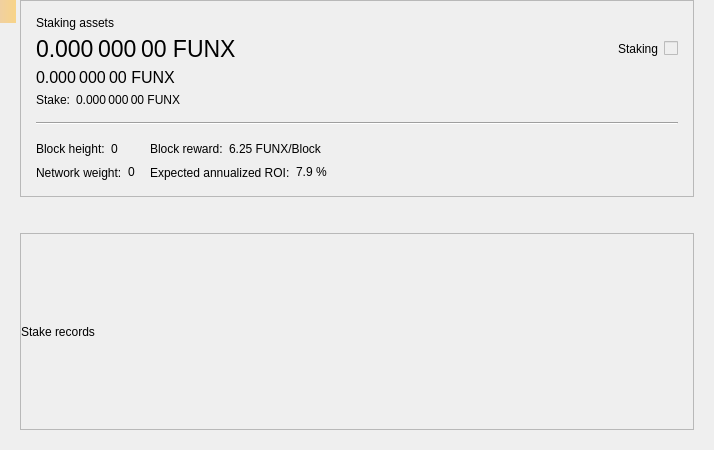
<?xml version="1.0" encoding="UTF-8"?>
<ui version="4.0">
 <class>StakePage</class>
 <widget class="QWidget" name="StakePage">
  <property name="geometry">
   <rect>
    <x>0</x>
    <y>0</y>
    <width>714</width>
    <height>450</height>
   </rect>
  </property>
  <property name="windowTitle">
   <string>Form</string>
  </property>
  <layout class="QVBoxLayout" name="verticalLayout_3">
   <property name="leftMargin">
    <number>20</number>
   </property>
   <property name="topMargin">
    <number>0</number>
   </property>
   <property name="rightMargin">
    <number>20</number>
   </property>
   <property name="bottomMargin">
    <number>20</number>
   </property>
   <item>
    <widget class="QFrame" name="frameStakeInfo">
     <property name="frameShape">
      <enum>QFrame::StyledPanel</enum>
     </property>
     <property name="frameShadow">
      <enum>QFrame::Raised</enum>
     </property>
     <layout class="QVBoxLayout" name="verticalLayout">
      <property name="spacing">
       <number>15</number>
      </property>
      <property name="leftMargin">
       <number>15</number>
      </property>
      <property name="topMargin">
       <number>15</number>
      </property>
      <property name="rightMargin">
       <number>15</number>
      </property>
      <property name="bottomMargin">
       <number>15</number>
      </property>
      <item>
       <layout class="QGridLayout" name="gridLayout_2">
        <property name="spacing">
         <number>6</number>
        </property>
        <item row="1" column="0">
         <widget class="QLabel" name="labelAssets">
          <property name="font">
           <font>
            <pointsize>17</pointsize>
           </font>
          </property>
          <property name="cursor">
           <cursorShape>IBeamCursor</cursorShape>
          </property>
          <property name="toolTip">
           <string>Your current spendable balance</string>
          </property>
          <property name="text">
           <string notr="true">0.000 000 00 FUNX</string>
          </property>
          <property name="alignment">
           <set>Qt::AlignLeading|Qt::AlignLeft|Qt::AlignVCenter</set>
          </property>
          <property name="textInteractionFlags">
           <set>Qt::LinksAccessibleByMouse|Qt::TextSelectableByMouse</set>
          </property>
         </widget>
        </item>
        <item row="2" column="0">
         <widget class="QLabel" name="labelAssetsImmature">
          <property name="font">
           <font>
            <pointsize>12</pointsize>
           </font>
          </property>
          <property name="cursor">
           <cursorShape>IBeamCursor</cursorShape>
          </property>
          <property name="toolTip">
           <string>Your immature balance</string>
          </property>
          <property name="text">
           <string notr="true">0.000 000 00 FUNX</string>
          </property>
          <property name="alignment">
           <set>Qt::AlignLeading|Qt::AlignLeft|Qt::AlignVCenter</set>
          </property>
          <property name="textInteractionFlags">
           <set>Qt::LinksAccessibleByMouse|Qt::TextSelectableByMouse</set>
          </property>
         </widget>
        </item>
        <item row="0" column="0">
         <widget class="QLabel" name="labelAssetsText">
          <property name="text">
           <string>Staking assets</string>
          </property>
          <property name="alignment">
           <set>Qt::AlignLeading|Qt::AlignLeft|Qt::AlignVCenter</set>
          </property>
         </widget>
        </item>
        <item row="1" column="2">
         <spacer name="horizontalSpacer_2">
          <property name="orientation">
           <enum>Qt::Horizontal</enum>
          </property>
          <property name="sizeHint" stdset="0">
           <size>
            <width>40</width>
            <height>20</height>
           </size>
          </property>
         </spacer>
        </item>
        <item row="4" column="0">
         <layout class="QHBoxLayout" name="horizontalLayout_5">
          <property name="spacing">
           <number>6</number>
          </property>
          <item>
           <widget class="QLabel" name="labelStakeText">
            <property name="sizePolicy">
             <sizepolicy hsizetype="Maximum" vsizetype="Preferred">
              <horstretch>0</horstretch>
              <verstretch>0</verstretch>
             </sizepolicy>
            </property>
            <property name="text">
             <string>Stake:</string>
            </property>
            <property name="alignment">
             <set>Qt::AlignLeading|Qt::AlignLeft|Qt::AlignVCenter</set>
            </property>
           </widget>
          </item>
          <item>
           <widget class="QLabel" name="labelStake">
            <property name="text">
             <string>0.000 000 00 FUNX</string>
            </property>
            <property name="alignment">
             <set>Qt::AlignLeading|Qt::AlignLeft|Qt::AlignVCenter</set>
            </property>
            <property name="textInteractionFlags">
             <set>Qt::LinksAccessibleByMouse|Qt::TextSelectableByMouse</set>
            </property>
           </widget>
          </item>
          <item>
           <spacer name="horizontalSpacer_3">
            <property name="orientation">
             <enum>Qt::Horizontal</enum>
            </property>
            <property name="sizeType">
             <enum>QSizePolicy::Minimum</enum>
            </property>
            <property name="sizeHint" stdset="0">
             <size>
              <width>0</width>
              <height>0</height>
             </size>
            </property>
           </spacer>
          </item>
         </layout>
        </item>
        <item row="1" column="4">
         <widget class="QLabel" name="labelStaking">
          <property name="text">
           <string>Staking</string>
          </property>
         </widget>
        </item>
        <item row="1" column="5">
         <widget class="QSwitchControl" name="checkStake">
          <property name="enabled">
           <bool>false</bool>
          </property>
         </widget>
        </item>
       </layout>
      </item>
      <item>
       <widget class="Line" name="hLine">
        <property name="orientation">
         <enum>Qt::Horizontal</enum>
        </property>
       </widget>
      </item>
      <item>
       <layout class="QGridLayout" name="gridLayout">
        <property name="verticalSpacing">
         <number>6</number>
        </property>
        <item row="0" column="0">
         <layout class="QHBoxLayout" name="horizontalLayout">
          <property name="spacing">
           <number>6</number>
          </property>
          <item>
           <widget class="QLabel" name="labelHeightText">
            <property name="sizePolicy">
             <sizepolicy hsizetype="Maximum" vsizetype="Preferred">
              <horstretch>0</horstretch>
              <verstretch>0</verstretch>
             </sizepolicy>
            </property>
            <property name="text">
             <string>Block height:</string>
            </property>
            <property name="alignment">
             <set>Qt::AlignLeading|Qt::AlignLeft|Qt::AlignVCenter</set>
            </property>
           </widget>
          </item>
          <item>
           <widget class="QLabel" name="labelHeight">
            <property name="text">
             <string>0</string>
            </property>
            <property name="alignment">
             <set>Qt::AlignLeading|Qt::AlignLeft|Qt::AlignVCenter</set>
            </property>
            <property name="textInteractionFlags">
             <set>Qt::LinksAccessibleByMouse|Qt::TextSelectableByMouse</set>
            </property>
           </widget>
          </item>
          <item>
           <spacer name="horizontalSpacer_4">
            <property name="orientation">
             <enum>Qt::Horizontal</enum>
            </property>
            <property name="sizeType">
             <enum>QSizePolicy::Minimum</enum>
            </property>
            <property name="sizeHint" stdset="0">
             <size>
              <width>0</width>
              <height>0</height>
             </size>
            </property>
           </spacer>
          </item>
         </layout>
        </item>
        <item row="0" column="1">
         <layout class="QHBoxLayout" name="horizontalLayout_3">
          <property name="spacing">
           <number>6</number>
          </property>
          <item>
           <widget class="QLabel" name="labelRewardText">
            <property name="sizePolicy">
             <sizepolicy hsizetype="Maximum" vsizetype="Preferred">
              <horstretch>0</horstretch>
              <verstretch>0</verstretch>
             </sizepolicy>
            </property>
            <property name="text">
             <string>Block reward:</string>
            </property>
            <property name="alignment">
             <set>Qt::AlignLeading|Qt::AlignLeft|Qt::AlignVCenter</set>
            </property>
           </widget>
          </item>
          <item>
           <widget class="QLabel" name="labelReward">
            <property name="text">
             <string>6.25 FUNX/Block</string>
            </property>
            <property name="alignment">
             <set>Qt::AlignLeading|Qt::AlignLeft|Qt::AlignVCenter</set>
            </property>
            <property name="textInteractionFlags">
             <set>Qt::LinksAccessibleByMouse|Qt::TextSelectableByMouse</set>
            </property>
           </widget>
          </item>
          <item>
           <spacer name="horizontalSpacer_6">
            <property name="orientation">
             <enum>Qt::Horizontal</enum>
            </property>
            <property name="sizeType">
             <enum>QSizePolicy::Minimum</enum>
            </property>
            <property name="sizeHint" stdset="0">
             <size>
              <width>0</width>
              <height>0</height>
             </size>
            </property>
           </spacer>
          </item>
         </layout>
        </item>
        <item row="0" column="2" rowspan="2">
         <spacer name="horizontalSpacer">
          <property name="orientation">
           <enum>Qt::Horizontal</enum>
          </property>
          <property name="sizeHint" stdset="0">
           <size>
            <width>40</width>
            <height>20</height>
           </size>
          </property>
         </spacer>
        </item>
        <item row="1" column="0">
         <layout class="QHBoxLayout" name="horizontalLayout_2">
          <property name="spacing">
           <number>6</number>
          </property>
          <item>
           <widget class="QLabel" name="labelWeightText">
            <property name="sizePolicy">
             <sizepolicy hsizetype="Maximum" vsizetype="Preferred">
              <horstretch>0</horstretch>
              <verstretch>0</verstretch>
             </sizepolicy>
            </property>
            <property name="text">
             <string>Network weight:</string>
            </property>
            <property name="alignment">
             <set>Qt::AlignLeading|Qt::AlignLeft|Qt::AlignVCenter</set>
            </property>
           </widget>
          </item>
          <item>
           <widget class="QLabel" name="labelWeight">
            <property name="text">
             <string>0</string>
            </property>
            <property name="alignment">
             <set>Qt::AlignLeading|Qt::AlignLeft|Qt::AlignVCenter</set>
            </property>
            <property name="textInteractionFlags">
             <set>Qt::LinksAccessibleByMouse|Qt::TextSelectableByMouse</set>
            </property>
           </widget>
          </item>
          <item>
           <spacer name="horizontalSpacer_5">
            <property name="orientation">
             <enum>Qt::Horizontal</enum>
            </property>
            <property name="sizeType">
             <enum>QSizePolicy::Minimum</enum>
            </property>
            <property name="sizeHint" stdset="0">
             <size>
              <width>0</width>
              <height>0</height>
             </size>
            </property>
           </spacer>
          </item>
         </layout>
        </item>
        <item row="1" column="1">
         <layout class="QHBoxLayout" name="horizontalLayout_4">
          <property name="spacing">
           <number>6</number>
          </property>
          <item>
           <widget class="QLabel" name="labelROIText">
            <property name="sizePolicy">
             <sizepolicy hsizetype="Maximum" vsizetype="Preferred">
              <horstretch>0</horstretch>
              <verstretch>0</verstretch>
             </sizepolicy>
            </property>
            <property name="text">
             <string>Expected annualized ROI:</string>
            </property>
            <property name="alignment">
             <set>Qt::AlignLeading|Qt::AlignLeft|Qt::AlignVCenter</set>
            </property>
           </widget>
          </item>
          <item>
           <widget class="QLabel" name="labelROI">
            <property name="text">
             <string>7.9 %</string>
            </property>
            <property name="alignment">
             <set>Qt::AlignLeading|Qt::AlignLeft|Qt::AlignVCenter</set>
            </property>
            <property name="textInteractionFlags">
             <set>Qt::LinksAccessibleByMouse|Qt::TextSelectableByMouse</set>
            </property>
           </widget>
          </item>
          <item>
           <spacer name="horizontalSpacer_7">
            <property name="orientation">
             <enum>Qt::Horizontal</enum>
            </property>
            <property name="sizeType">
             <enum>QSizePolicy::Minimum</enum>
            </property>
            <property name="sizeHint" stdset="0">
             <size>
              <width>0</width>
              <height>0</height>
             </size>
            </property>
           </spacer>
          </item>
         </layout>
        </item>
       </layout>
      </item>
     </layout>
    </widget>
   </item>
   <item>
    <spacer name="verticalSpacer">
     <property name="orientation">
      <enum>Qt::Vertical</enum>
     </property>
     <property name="sizeType">
      <enum>QSizePolicy::Fixed</enum>
     </property>
     <property name="sizeHint" stdset="0">
      <size>
       <width>20</width>
       <height>30</height>
      </size>
     </property>
    </spacer>
   </item>
   <item>
    <widget class="QFrame" name="frameStakeRecords">
     <property name="frameShape">
      <enum>QFrame::StyledPanel</enum>
     </property>
     <property name="frameShadow">
      <enum>QFrame::Raised</enum>
     </property>
     <layout class="QVBoxLayout" name="verticalLayout_2">
      <property name="leftMargin">
       <number>0</number>
      </property>
      <property name="topMargin">
       <number>0</number>
      </property>
      <property name="rightMargin">
       <number>0</number>
      </property>
      <property name="bottomMargin">
       <number>0</number>
      </property>
      <item>
       <widget class="QLabel" name="labelRecordsText">
        <property name="text">
         <string>Stake records</string>
        </property>
       </widget>
      </item>
     </layout>
    </widget>
   </item>
  </layout>
  <widget class="QLabel" name="labelAlerts">
   <property name="geometry">
    <rect>
     <x>0</x>
     <y>0</y>
     <width>16</width>
     <height>23</height>
    </rect>
   </property>
   <property name="visible">
    <bool>false</bool>
   </property>
   <property name="styleSheet">
    <string notr="true">QLabel { background-color: qlineargradient(x1: 0, y1: 0, x2: 1, y2: 0, stop:0 #F0D0A0, stop:1 #F8D488); color:#000000; }</string>
   </property>
   <property name="wordWrap">
    <bool>true</bool>
   </property>
   <property name="margin">
    <number>3</number>
   </property>
   <property name="textInteractionFlags">
    <set>Qt::TextSelectableByMouse</set>
   </property>
  </widget>
 </widget>
 <customwidgets>
  <customwidget>
   <class>QSwitchControl</class>
   <extends>QCheckBox</extends>
   <header>qt/qswitchcontrol.h</header>
  </customwidget>
 </customwidgets>
 <resources/>
 <connections/>
</ui>
